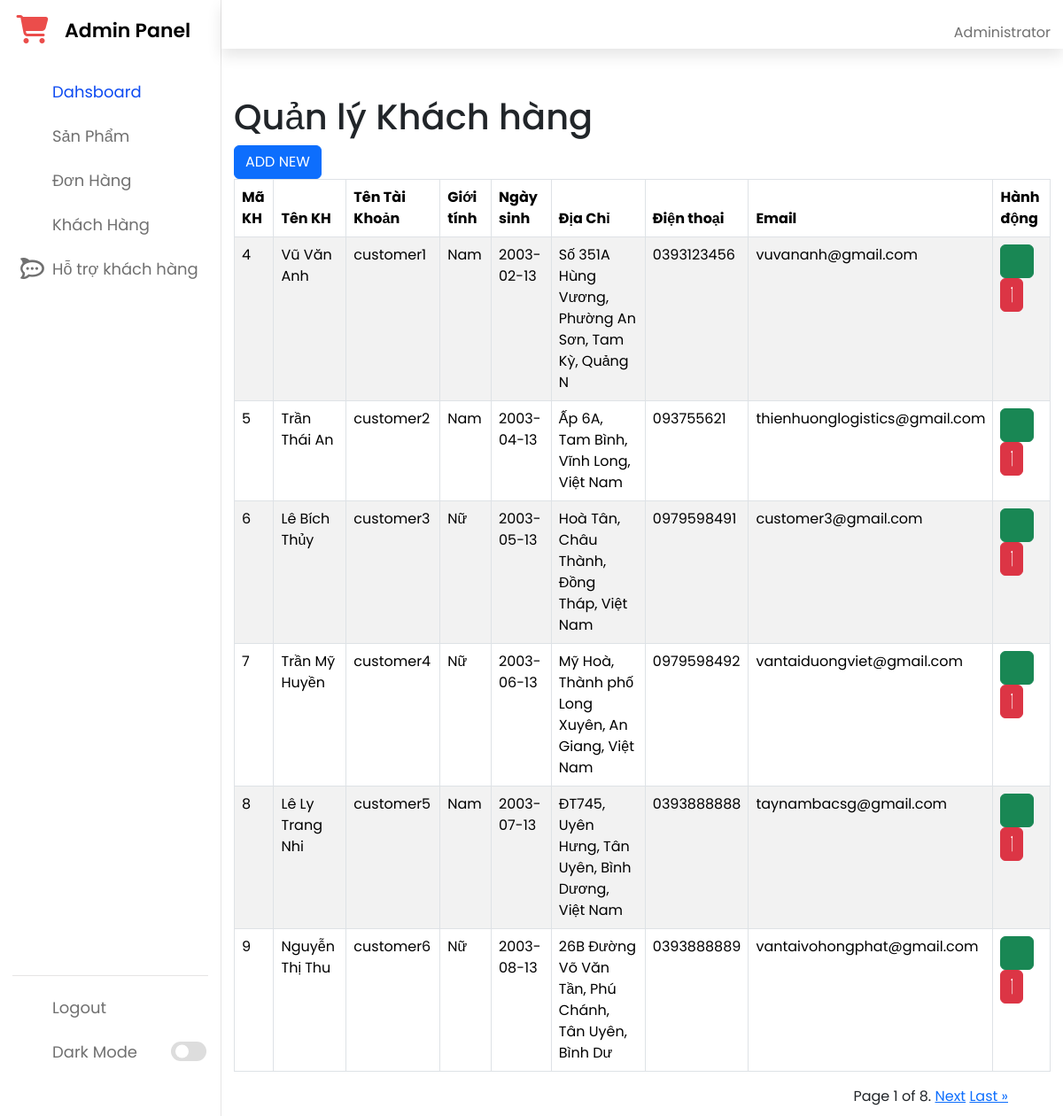
Page /admin/customer.php (signed in) on the earlier database version.
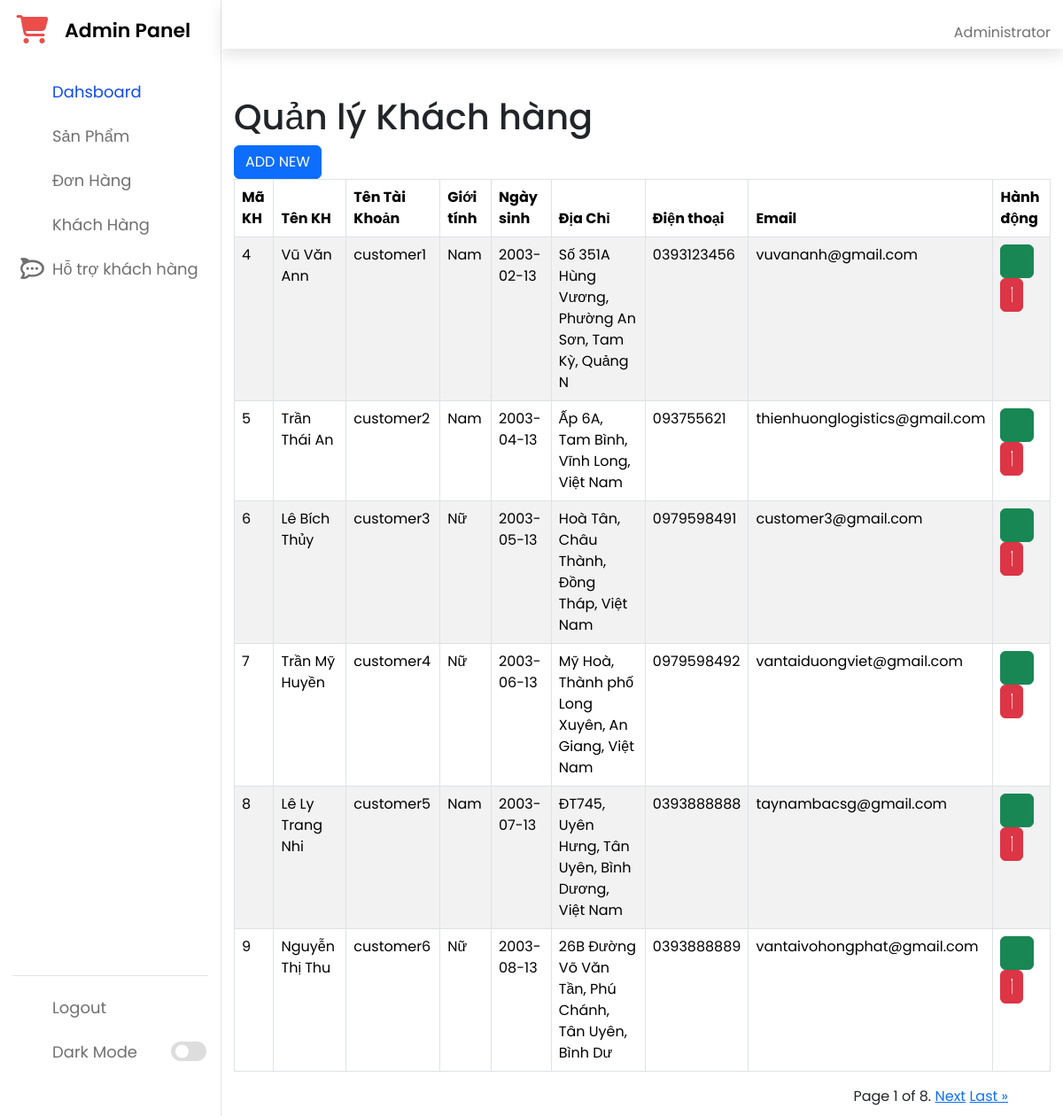
Same page on the later database version.
### tables this page shows
CREATE TABLE `tbl_account_details` (
  `account_id` int NOT NULL,
  `customer_name` varchar(50) NOT NULL,
  `gender` varchar(10) DEFAULT NULL,
  `date_of_birth` date DEFAULT NULL,
  `address` varchar(50) DEFAULT NULL,
  `phone` char(11) DEFAULT NULL,
  `email` varchar(50) NOT NULL
);

CREATE TABLE `tbl_account` (
  `account_id` int NOT NULL,
  `username` varchar(50) NOT NULL,
  `password` varchar(50) NOT NULL,
  `token` varchar(255) NOT NULL,
  `account_type` varchar(50) NOT NULL,
  `is_verified` bit(1) NOT NULL,
  `user_login_status` enum('Logout','Login') NOT NULL,
  `user_token` varchar(100) DEFAULT NULL,
  `user_connection_id` varchar(20) DEFAULT NULL
);

### admin/customer.php (the view, shortened to what this page needs)
<?php require_once('header.php'); ?>
<br>
<h1>Quản lý Khách hàng</h1>
<?php
$sql = "SELECT * FROM tbl_account A join tbl_account_details AD on A.account_id = AD.account_id where account_type='user'";
$sta = $pdo->prepare($sql);
$sta->execute();
if ($sta->rowCount() > 0) {
    $khach_hang = $sta->fetchAll((PDO::FETCH_OBJ));
} ?>
<?php
$per_page = 6;
$page_number = isset($_GET['page']) ? (int)$_GET['page'] : 1;
$start = ($page_number - 1) * $per_page;
$sql_total = "SELECT COUNT(*) as total FROM tbl_account A JOIN tbl_account_details AD ON A.account_id = AD.account_id WHERE account_type='user'";
$sta_total = $pdo->prepare($sql_total);
$sta_total->execute();
$total_customers = $sta_total->fetch(PDO::FETCH_OBJ)->total;
$total_pages = ceil($total_customers / $per_page);
$sql = "SELECT * FROM tbl_account A JOIN tbl_account_details AD ON A.account_id = AD.account_id WHERE account_type='user' LIMIT :start, :per_page";
$sta = $pdo->prepare($sql);
$sta->bindParam(':start', $start, PDO::PARAM_INT);
$sta->bindParam(':per_page', $per_page, PDO::PARAM_INT);
$sta->execute();
if ($sta->rowCount() > 0) {
    $khach_hang = $sta->fetchAll(PDO::FETCH_OBJ);
}
?>
<button class="btn btn-primary"><a href="addcustomer.php" class="text-white text-decoration-none">ADD NEW</a></button>
<table class="table table-bordered table-striped">
    <thead>
        <tr>
            <th>Mã KH</th>
            <th>Tên KH</th>
            <th>Tên Tài Khoản</th>
            <th>Giới tính</th>
            <th>Ngày sinh</th>
            <th>Địa Chỉ</th>
            <th>Điện thoại</th>
            <th>Email</th>
            <th>Hành động</th>
        </tr>
    </thead>
    <?php
    if (!empty($khach_hang)) {
        foreach ($khach_hang as $khach) {
    ?>
            <tr>
                <td><?php echo $khach->account_id ?></td>
                <td><?php echo $khach->customer_name ?></td>
                <td><?php echo $khach->username ?></td>
                <td><?php echo $khach->gender ?></td>
                <td><?php echo $khach->date_of_birth ?></td>
                <td><?php echo $khach->address ?></td>
                <td><?php echo $khach->phone ?></td>
                <td><?php echo $khach->email ?></td>
                <td>
                    <button class="btn btn-success" type="submit"> <a href="update_customer.php?mkh=<?php echo $khach->account_id ?>" class="text-white text-decoration-none"><i class="fa-light fa-pen-to-square"></i></a></button>
                    <button class="btn btn-danger delete-button" data-id="<?php echo $khach->account_id; ?>">
                    </button>
                </td>
            </tr>
    <?php }
    } else {
        echo '<tr><td colspan="8">Không có khách hàng nào</td></tr>';
    }
    ?>
</table>
<div class="pagination justify-content-end pe-5">
    <span class="step-links">
        <span class="current">
            Page <?php echo $page_number; ?> of <?php echo $total_pages; ?>.
        </span>
        <?php if ($page_number < $total_pages) : ?>
            <a href="?page=<?php echo $page_number + 1; ?>">Next</a>
            <a href="?page=<?php echo $total_pages; ?>">Last &raquo;</a>
        <?php endif; ?>
    </span>
</div>
<?php require_once('footer.php'); ?>

Differences in the rows shown:
changed tbl_account_details "Số 351A Hùng Vương, Phường An Sơn, Tam Kỳ, Quảng N": customer_name "Vũ Văn Anh" → "Vũ Văn Ann"
